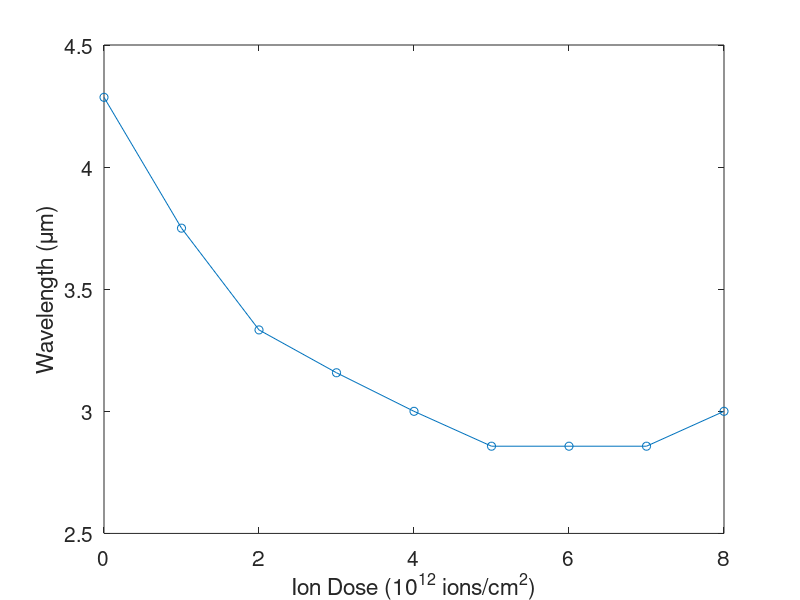

Here is the MATLAB script that generated this plot: (Note: this script raises an error after producing the figure.)
%% Magnonic Crystals: From Simple Models toward Applications Jaros?awW. K?os and Maciej Krawczyk (pg. 288)
% out-of-plane magnetization
clear;

%% Parameters
YIG331 = struct;
YIG331.A_exch = 3.65E-12; % exchange coefficient (J/m)
YIG331.d = 100e-9;  % film thickness
YIG331.theta = 0;  % H0 angle, 0 if oop
YIG331.Bext = 215e-3;  % applied field in T

%% Measured data

dose_levels = (0:8)*1e12;
dose_levels = dose_levels/1e12;
load('data/Wavelength.mat')
YIG331.lambda = lambda;
YIG331.f0 = ones(size(YIG331.lambda))*2.1e9;

figure(1)
plot(dose_levels,YIG331.lambda*1e6,'o-')

xlabel('Ion Dose (10^{12} ions/cm^2)');
ylabel('Wavelength (\mum)');
% title({['Dependence of wavelength'] ['upon Ga+ ion dose']});

set(gca,'FontSize',15);

% SaveFig('FIBregions2100MHz_10dbm_H92/figure/','Wavelength',gcf);

%% Calculate Ms levels
% Get Ms for irradiated areas
Ms_levels = getMsLevels(YIG331);

%% Dose - Ms plot
[dose_Ms_fit,~,mu] = polyfit(dose_levels,Ms_levels,4);
dosefit = (0:0.1:9);
Ms_from_fit = polyval(dose_Ms_fit,dosefit,[],mu);

figure(3)
plot(dose_levels,Ms_levels*1e-3,'.')
hold on;
plot(dosefit,Ms_from_fit*1e-3)
hold off;
xlabel('Ion Dose (10^{12} ions/cm^2)');
ylabel('Saturation Magnetization (kA/m)');
% title({['Dependence of Ga+ ion dose upon'] ['saturation magnetization']});
xlim([min(dosefit) max(dosefit)]);
set(gca,'FontSize',15);

% SaveFig('FIBregions2100MHz_10dbm_H92/figure/','dose_Ms_fit',gcf);

%%
min(min(Ms_levels))
max(max(Ms_levels))
dose_Ms_data = [dose_levels*1e12; Ms_levels];
% save('FIBregions2100MHz_10dbm_H92/data/dose_Ms_data.mat','dose_Ms_data');